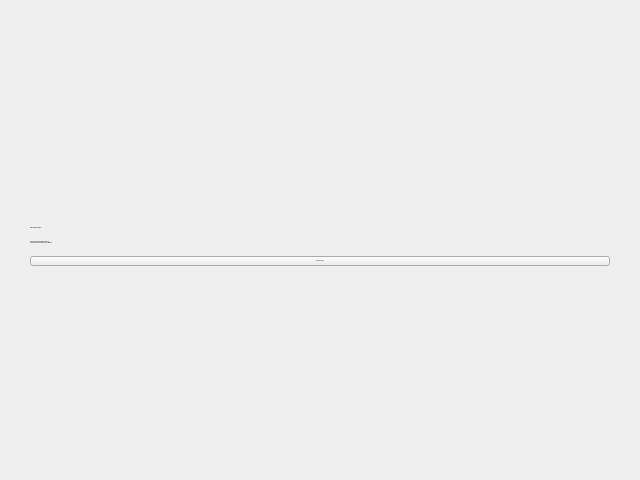
                      <widget class="QFrame" name="Service_control_96">
                        <property name="minimumSize">
                          <size>
                            <width>0</width>
                            <height>0</height>
                          </size>
                        </property>
                        <property name="autoFillBackground">
                          <bool>false</bool>
                        </property>
                        <property name="maximumSize">
                          <size>
                            <width>16777215</width>
                            <height>16777215</height>
                          </size>
                        </property>
                        <property name="lineWidth">
                          <number>1</number>
                        </property>
                        <property name="cursor">
                          <cursorShape>ArrowCursor</cursorShape>
                        </property>
                        <property name="geometry">
                          <rect>
                            <x>0</x>
                            <y>0</y>
                            <width>640</width>
                            <height>480</height>
                          </rect>
                        </property>
                        <property name="sizePolicy">
                          <sizepolicy hsizetype="Preferred" vsizetype="Preferred">
                            <horstretch>0</horstretch>
                            <verstretch>0</verstretch>
                          </sizepolicy>
                        </property>
                        <property name="midLineWidth">
                          <number>0</number>
                        </property>
                        <property name="font">
                          <font>
                            <family>Segoe UI</family>
                            <pointsize>-1</pointsize>
                          </font>
                        </property>
                        <layout class="QVBoxLayout" name="Service_control_97">
                          <property name="spacing">
                            <number>12</number>
                          </property>
                          <item>
                            <spacer>
                              <property name="sizeHint">
                                <size>
                                  <width>0</width>
                                  <height>0</height>
                                </size>
                              </property>
                              <property name="orientation">
                                <enum>Qt::Orientation::Vertical</enum>
                              </property>
                            </spacer>
                          </item>
                          <item>
                            <widget class="QLabel" name="Service_control_98">
                              <property name="minimumSize">
                                <size>
                                  <width>0</width>
                                  <height>0</height>
                                </size>
                              </property>
                              <property name="autoFillBackground">
                                <bool>false</bool>
                              </property>
                              <property name="maximumSize">
                                <size>
                                  <width>16777215</width>
                                  <height>16777215</height>
                                </size>
                              </property>
                              <property name="lineWidth">
                                <number>1</number>
                              </property>
                              <property name="cursor">
                                <cursorShape>ArrowCursor</cursorShape>
                              </property>
                              <property name="wordWrap">
                                <bool>false</bool>
                              </property>
                              <property name="geometry">
                                <rect>
                                  <x>31</x>
                                  <y>136</y>
                                  <width>578</width>
                                  <height>86</height>
                                </rect>
                              </property>
                              <property name="sizePolicy">
                                <sizepolicy hsizetype="Preferred" vsizetype="Preferred">
                                  <horstretch>0</horstretch>
                                  <verstretch>0</verstretch>
                                </sizepolicy>
                              </property>
                              <property name="midLineWidth">
                                <number>0</number>
                              </property>
                              <property name="font">
                                <font>
                                  <family>Segoe UI</family>
                                  <pointsize>-1</pointsize>
                                </font>
                              </property>
                              <property name="pixmap">
                                <pixmap resource="../resources/designer.qrc">:/designer/Service_control_98.png</pixmap>
                              </property>
                            </widget>
                          </item>
                          <item>
                            <widget class="QLabel" name="Service_m_emptyTitle">
                              <property name="minimumSize">
                                <size>
                                  <width>0</width>
                                  <height>0</height>
                                </size>
                              </property>
                              <property name="autoFillBackground">
                                <bool>false</bool>
                              </property>
                              <property name="text">
                                <string>Votre première prestation</string>
                              </property>
                              <property name="maximumSize">
                                <size>
                                  <width>16777215</width>
                                  <height>16777215</height>
                                </size>
                              </property>
                              <property name="lineWidth">
                                <number>1</number>
                              </property>
                              <property name="cursor">
                                <cursorShape>ArrowCursor</cursorShape>
                              </property>
                              <property name="wordWrap">
                                <bool>true</bool>
                              </property>
                              <property name="geometry">
                                <rect>
                                  <x>31</x>
                                  <y>234</y>
                                  <width>578</width>
                                  <height>20</height>
                                </rect>
                              </property>
                              <property name="sizePolicy">
                                <sizepolicy hsizetype="Preferred" vsizetype="Preferred">
                                  <horstretch>0</horstretch>
                                  <verstretch>0</verstretch>
                                </sizepolicy>
                              </property>
                              <property name="midLineWidth">
                                <number>0</number>
                              </property>
                              <property name="font">
                                <font>
                                  <family>Segoe UI</family>
                                  <pointsize>-1</pointsize>
                                  <fontweight>DemiBold</fontweight>
                                </font>
                              </property>
                              <property name="role" stdset="0">
                                <string>section</string>
                              </property>
                            </widget>
                          </item>
                          <item>
                            <widget class="QLabel" name="Service_m_emptyText">
                              <property name="minimumSize">
                                <size>
                                  <width>0</width>
                                  <height>0</height>
                                </size>
                              </property>
                              <property name="autoFillBackground">
                                <bool>false</bool>
                              </property>
                              <property name="text">
                                <string>Ajoutez un service pour organiser vos soins.
Vos données seront conservées sur cet ordinateur.</string>
                              </property>
                              <property name="maximumSize">
                                <size>
                                  <width>16777215</width>
                                  <height>16777215</height>
                                </size>
                              </property>
                              <property name="lineWidth">
                                <number>1</number>
                              </property>
                              <property name="cursor">
                                <cursorShape>ArrowCursor</cursorShape>
                              </property>
                              <property name="wordWrap">
                                <bool>true</bool>
                              </property>
                              <property name="geometry">
                                <rect>
                                  <x>31</x>
                                  <y>266</y>
                                  <width>578</width>
                                  <height>32</height>
                                </rect>
                              </property>
                              <property name="sizePolicy">
                                <sizepolicy hsizetype="Preferred" vsizetype="Preferred">
                                  <horstretch>0</horstretch>
                                  <verstretch>0</verstretch>
                                </sizepolicy>
                              </property>
                              <property name="midLineWidth">
                                <number>0</number>
                              </property>
                              <property name="font">
                                <font>
                                  <family>Segoe UI</family>
                                  <pointsize>-1</pointsize>
                                </font>
                              </property>
                              <property name="role" stdset="0">
                                <string>muted</string>
                              </property>
                            </widget>
                          </item>
                          <item alignment="Qt::AlignVCenter">
                            <widget class="QPushButton" name="serviceFirstAdd">
                              <property name="minimumSize">
                                <size>
                                  <width>0</width>
                                  <height>0</height>
                                </size>
                              </property>
                              <property name="checked">
                                <bool>false</bool>
                              </property>
                              <property name="iconSize">
                                <size>
                                  <width>17</width>
                                  <height>17</height>
                                </size>
                              </property>
                              <property name="default">
                                <bool>false</bool>
                              </property>
                              <property name="autoFillBackground">
                                <bool>false</bool>
                              </property>
                              <property name="text">
                                <string>Ajouter un service</string>
                              </property>
                              <property name="autoDefault">
                                <bool>false</bool>
                              </property>
                              <property name="maximumSize">
                                <size>
                                  <width>16777215</width>
                                  <height>16777215</height>
                                </size>
                              </property>
                              <property name="cursor">
                                <cursorShape>PointingHandCursor</cursorShape>
                              </property>
                              <property name="flat">
                                <bool>false</bool>
                              </property>
                              <property name="checkable">
                                <bool>false</bool>
                              </property>
                              <property name="geometry">
                                <rect>
                                  <x>247</x>
                                  <y>310</y>
                                  <width>146</width>
                                  <height>35</height>
                                </rect>
                              </property>
                              <property name="sizePolicy">
                                <sizepolicy hsizetype="Minimum" vsizetype="Fixed">
                                  <horstretch>0</horstretch>
                                  <verstretch>0</verstretch>
                                </sizepolicy>
                              </property>
                              <property name="font">
                                <font>
                                  <family>Segoe UI</family>
                                  <pointsize>-1</pointsize>
                                  <fontweight>DemiBold</fontweight>
                                </font>
                              </property>
                              <property name="role" stdset="0">
                                <string>primary</string>
                              </property>
                              <property name="icon">
                                <iconset resource="../resources/designer.qrc">
                                  <normaloff>:/designer/serviceFirstAdd.png</normaloff>
                                </iconset>
                              </property>
                            </widget>
                          </item>
                          <item>
                            <spacer>
                              <property name="sizeHint">
                                <size>
                                  <width>0</width>
                                  <height>0</height>
                                </size>
                              </property>
                              <property name="orientation">
                                <enum>Qt::Orientation::Vertical</enum>
                              </property>
                            </spacer>
                          </item>
                          <property name="leftMargin">
                            <number>30</number>
                          </property>
                          <property name="topMargin">
                            <number>30</number>
                          </property>
                          <property name="rightMargin">
                            <number>30</number>
                          </property>
                          <property name="bottomMargin">
                            <number>30</number>
                          </property>
                        </layout>
                        <property name="role" stdset="0">
                          <string>card</string>
                        </property>
                      </widget>
